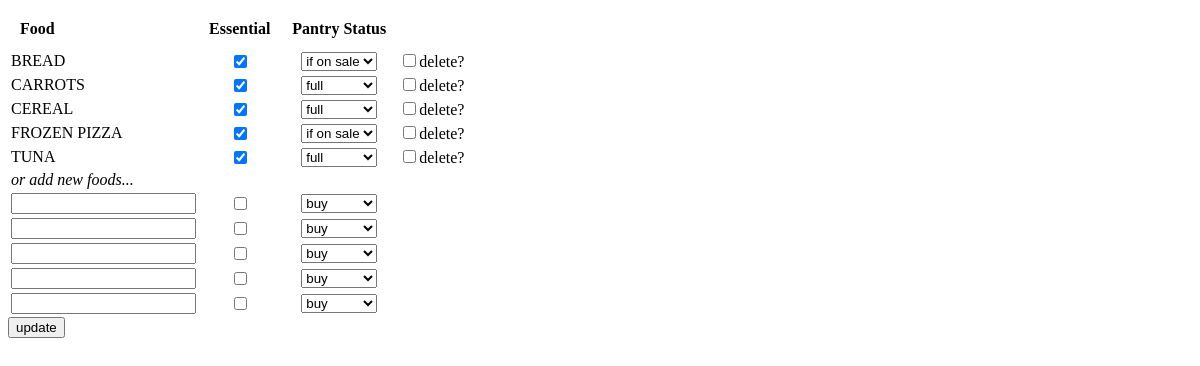
/pantry, run on an earlier commit of the app's database.
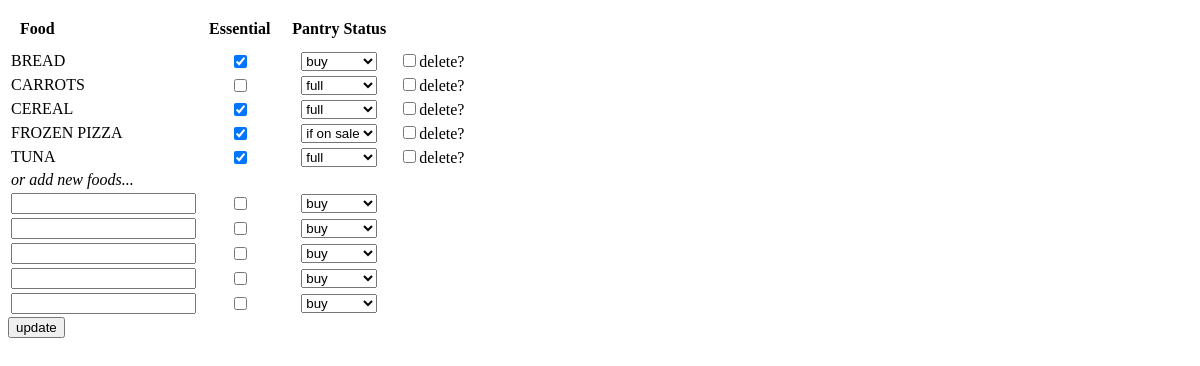
And on a later commit of the database.
### app.py (models this page shows, shortened)
class Food(db.Model):
    id = db.Column(db.Integer, primary_key=True)
    name = db.Column(db.String(80), unique=True)
    essential = db.Column(db.Boolean)
    status = db.Column(db.Integer)
    locations = db.relationship('Store', secondary=location_table,
        backref=db.backref('foods', lazy='dynamic'))

### app.py (the view, shortened to what this page needs)
@app.route('/pantry', methods=['GET', 'POST'])
def pantry():
    food = Food.query.order_by(Food.name)
    locations = Store.query.order_by("name").all()
    return render_template('pantry.html', food=food, locations=locations)

### templates/pantry.html (shortened to what this page needs)
{% extends "layout.html" %}
{% block content %}
<form action="" method="post">
       <table>
                <tr>
          <th>Food</th>
          <th>Essential</th>
          <th>Pantry Status</th>
         </tr>
        {% for f in food %}
        <tr>
            <td>{{f.name|upper}}</td>
            <td><input type="checkbox" name="{{f.name+'_essential'}}" value=1 {% if f.essential %} checked {% endif %} ></td>
            <td>
              <select name='{{f.name+"_status"}}'>
                  <option value="0" {% if f.status == 0 %} selected {% endif %} >buy</option>
                  <option value="1" {% if f.status == 1 %} selected {% endif %}>full</option>
                  <option value="2" {% if f.status == 2 %} selected {% endif %}>if on sale</option>
            </select>
          </td>
            <td><input type="checkbox" name='{{f.name+"_delete"}}' value=1 >delete?</td>
           {% endfor %}
        </tr>
        <tr>
            <td><em>or add new foods...</em> </td>
            <td></td>
        </tr>
           {% for i in range(5) %}
        <tr>
           <td><input type="text" name='{{i}}'> </td>
           <td><input type="checkbox" name='{{ "checkbox_" + i|string }}' value=1></td>
           <td>
              <select name='{{"status_" + i|string}}'>
                  <option value="0">buy</option>
            </select>
        </tr>
           {% endfor %}
       </table>
    <input type="submit" value='update'>
    </form>
{% endblock %}

### templates/layout.html (shortened to what this page needs)
<html>
<head>
    <link rel="stylesheet" href="/static/style.css">
</head>
<body>
    <div class="content">
    {% block content %}
    {% endblock %}
</div>
</body>
</html>

### static/style.css (style rules this page uses)
td:nth-child(n+2) { text-align: center; }
th { text-align: left; padding: 10px; }

What changed in the data, as far as the page shows it:
changed Food "BREAD": status+name "if on sale" → "buy"
changed Food "CARROTS": essential "☑" → "☐"
